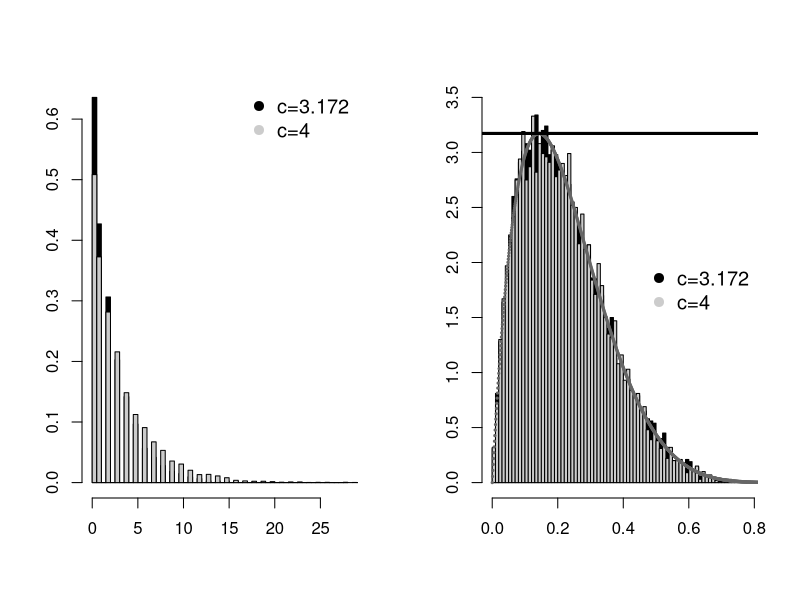
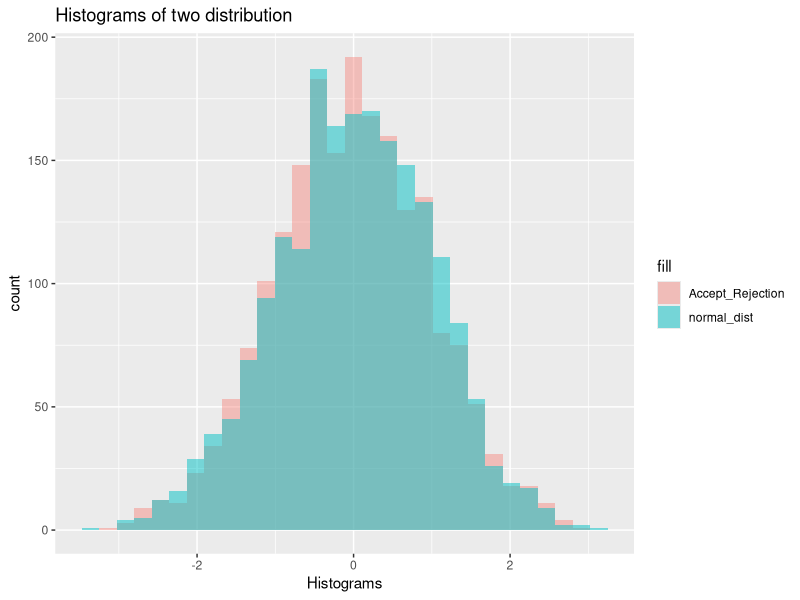

Here is the R script that generated these plots, in order:
## ---- chunk 1
#code by : Krzysztof Bartoszek
fgenbeta<-function(c){
    x<-NA
    num.reject<-0
    while (is.na(x)){
	y<-runif(1)
	u<-runif(1)
	if (u<=dbeta(y,2,7)/c){x<-y}
	else{num.reject<-num.reject+1}
    }
    c(x,num.reject)
}

y<-dbeta(seq(0,2,0.001),2,7)
c<-max(y)

mbetas1<-sapply(rep(c,10000),fgenbeta)
mbetas2<-sapply(rep(4,10000),fgenbeta)

par(mfrow=c(1,2))

hist(mbetas1[2,],col="black",breaks=100,xlab="",ylab="",freq=FALSE,main="");hist(mbetas2[2,],col=gray(0.8),breaks=100,xlab="",ylab="",freq=FALSE,main="",add=TRUE);legend("topright",pch=19,cex=1.2,legend=c("c=3.172","c=4"),col=c("black",gray(0.8)),bty="n")
hist(mbetas1[1,],col="black",breaks=100,xlab="",ylab="",freq=FALSE,main="",ylim=c(0,3.5));hist(mbetas2[1,],col=gray(0.8),breaks=100,xlab="",ylab="",freq=FALSE,main="",add=TRUE);points(seq(0,2,0.001),y,pch=19,cex=0.3,col=gray(0.4));abline(h=3.172554,lwd=3);legend("right",pch=19,cex=1.2,legend=c("c=3.172","c=4"),col=c("black",gray(0.8)),bty="n")

## ---- chunk 2
library(ggplot2)
## ---- chunk 3
#author: Naveen gabriel
accept_reject <- function(sam) {
    f_x <- c()
    cnt <- 1
    while(cnt<=sam){ 
        U <- runif(1,0,1)    
        r_x <- ifelse(U<0.5, log(2*U), -log(2-(2*U)))  #generate a random variable from laplace distribution
        
        uni <- runif(1)
        frac <- exp(-(r_x^2)/2 + abs(r_x) - 0.5)  #value of f(X)/c(g(X))
    
        if(uni<=frac){
            f_x[cnt]<- r_x
            cnt <- cnt+1
        }
        total <<- total + 1
    }
    
return(f_x)
}

n = 2000
total <-0
values <- accept_reject(n)
normal_dist <- rnorm(2000,0,1)

compare_data <- cbind(values,normal_dist)
compare_data <- as.data.frame(compare_data)

colnames(compare_data) <- c("Accept_Rejection","normal_dist")
## ---- chunk 4
ggplot(compare_data) + geom_histogram(aes(Accept_Rejection,fill="Accept_Rejection"),alpha=0.4) + geom_histogram(aes(normal_dist,fill ="normal_dist"), alpha =0.5) + labs(title="Histograms of two distribution", x = "Histograms")
## ---- chunk 5
rj_rt <- 1-(2000/total)
cat("The average rejection rate is :", rj_rt)
